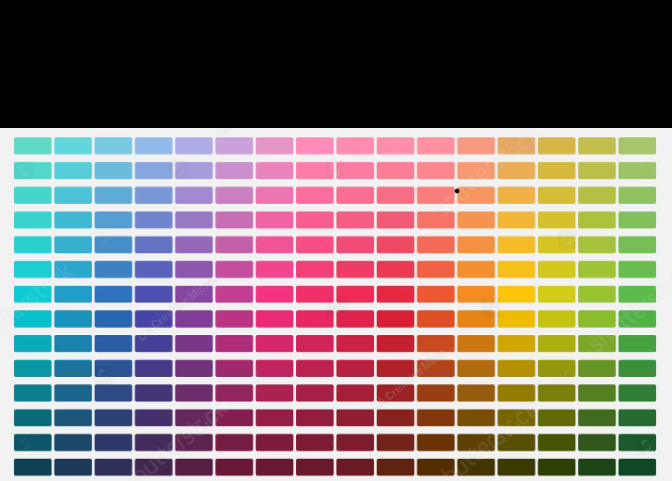
#> input picture colours.png, 672 x 481 px, found by its file name
$ jupyter execute task1.ipynb
#> lines starting #> are read from the running program, lines starting #| are printed output that depends on the picture
COLOUR DETECTION
Arshit Mankodi

[cell 1]
import cv2

import numpy as np
import pandas as pd

[cell 2]
img_path = "D:\Tech-Highs\colours.png"
img = cv2.imread(img_path)
#> img is the input picture: shape (481, 672, 3); mean B, G, R 116.3, 119.6, 134.7
img = cv2.resize(img,(700,500))
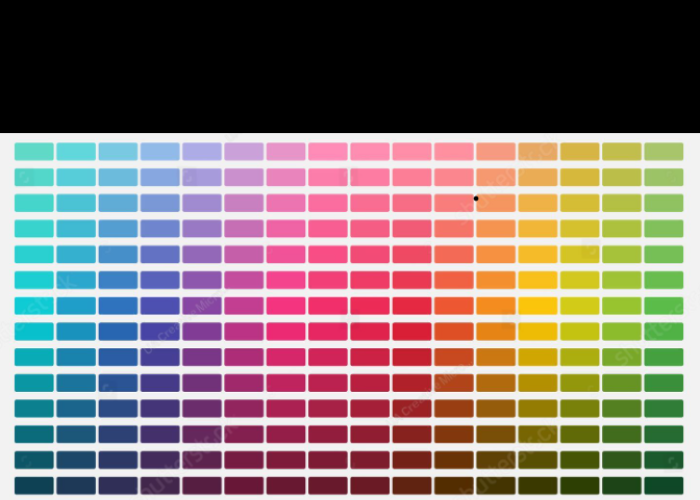
#> img: shape (500, 700, 3); mean B, G, R 116.3, 119.6, 134.7

[cell 3]
clicked = False
r= g= b= xpos = ypos = 0

[cell 4]
index = ["colour" , 'color_name', 'hex', 'R', 'G' ,'B']
csv = pd.read_csv('colors.csv', names = index, header = None)
#> (reads colors.csv from the repository)

[cell 5]
csv

[cell 6]
# [20 lines left out: function getColourName, not called in this run]

[cell 7]
# [24 lines left out: function draw_function, not called in this run]

[cell 8]
cv2.namedWindow('colour_detection by Arshit')
cv2.setMouseCallback('colour_detection by Arshit' ,draw_function)

[cell 9]
"""
This code displays an image and allows the user to click on any pixel to get the color information of that pixel.
The color name and RGB values are displayed on the image.
The program continues to run until the user presses the 'Esc' key.
"""

while(1):
    cv2.imshow('colour_detection by Arshit',img)
    if(clicked):
        #cv2.rectangle(image, startpoint, endpoint, color, thickness)-1 fills entire rectangle
        cv2.rectangle(img,(20,20), (750,60), (b,g,r), -1)

        #Creating text string to display( Color name and RGB values )
        text = getColourName(r,g,b) + ' R='+ str(r) +  ' G='+ str(g) +  ' B='+ str(b)

        #cv2.putText(img,text,start,font(0-7),fontScale,color,thickness,lineType )
        cv2.putText(img, text,(50,50),2,0.8,(255,255,255),2,cv2.LINE_AA)

        #For very light colours we will display text in black colour
        if(r+g+b>=600):
            cv2.putText(img, text,(50,50),2,0.8,(0,0,0),2,cv2.LINE_AA)

        clicked=False

    if cv2.waitKey(20) & 0xFF ==27:
#> (key Esc is pressed here)
